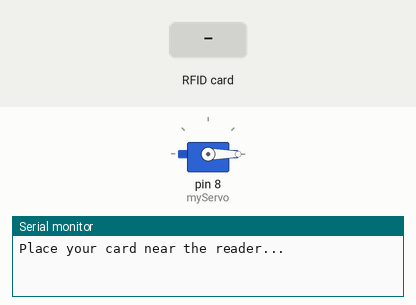
Bench run of a sketch on a simulated Arduino Uno, built with avr-gcc and run on an emulated ATmega328P. Parts: servo, the last lines printed to the serial monitor. The test bench sets the inputs (shaded band).

Above: at 1.2 s.
1.3 s: RFID card 5E 7A 19 C4 held to the reader
At 2.3 s:
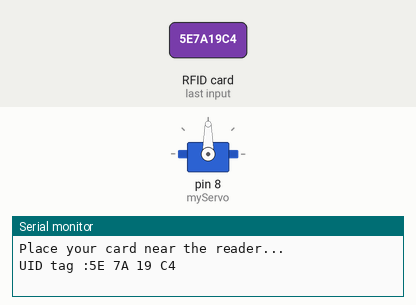
Timing chart, 0 to 4.8 s (numbered marks = the images above; inputs shaded):
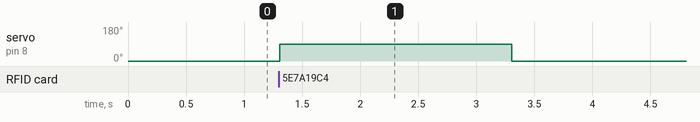

The sketch:

automatic_door_with_card_reader.ino
```cpp
#include <SPI.h>
#include <MFRC522.h>
#include <Servo.h>

#define RST_PIN 9
#define SS_PIN 10

MFRC522 rfid(SS_PIN, RST_PIN);
Servo myServo;

void setup() {
  Serial.begin(9600);
  SPI.begin();
  rfid.PCD_Init();
  myServo.attach(8);
  myServo.write(0);
  Serial.println("Place your card near the reader...");
}

void loop() {
  if (!rfid.PICC_IsNewCardPresent()) {
    return;
  }

  if (!rfid.PICC_ReadCardSerial()) {
    return;
  }

  Serial.print("UID tag :");
  for (byte i = 0; i < rfid.uid.size; i++) {
    Serial.print(rfid.uid.uidByte[i], HEX);
    Serial.print(" ");
  }
  Serial.println();

  myServo.write(90);
  delay(2000);
  myServo.write(0);

  rfid.PICC_HaltA();
}
```

Measured:
- after the input at 1.3 s, servo on pin 8 (myServo): 0° → 90° at once, → 0° 2.0 s later
